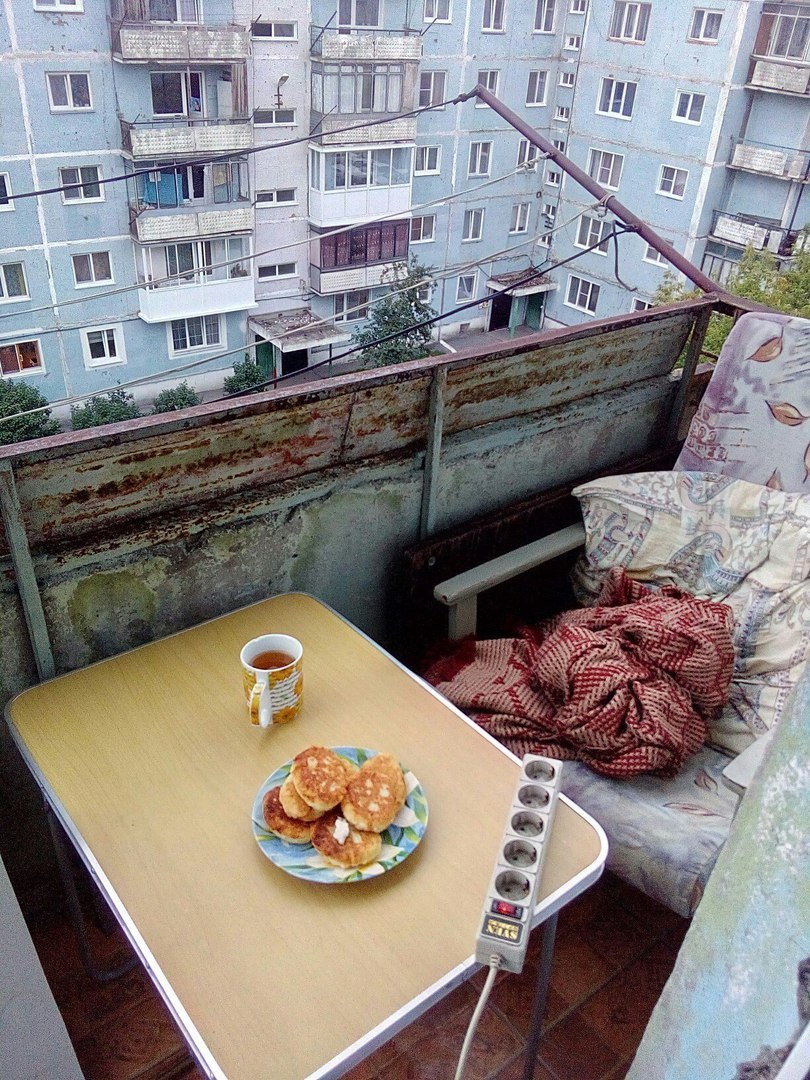
#> input picture actual assistant version/15646708886980.jpg, 810 x 1080 px
$ python -i sensor_recognition.py   (imports and definitions only)
#> lines starting #> are read from the running program, lines starting #| are printed output that depends on the picture; after the words box and inside, x2 and y2 are one past the last pixel; in counts of white or black regions, pixels touching at a corner belong together
import sys
import numpy as np
import cv2 as cv
import math

# pixmap, main_menu_1


def delta(cX, cY, center):
    return (cX - center[0]) ** 2 + (cY - center[1]) ** 2


def is_on_border(img_shape, contour, is_source=False):
    borders_x = set([i for i in range(int(img_shape[1] * 0.98), img_shape[1] + 1)])
    borders_y = set([i for i in range(int(img_shape[0] * 0.98), img_shape[0] + 1)])
    borders_x.update([i for i in range(0, int(img_shape[1] * 0.02) + 1)])
    borders_y.update([i for i in range(0, int(img_shape[0] * 0.02) + 1)])
    x_val = set()
    y_val = set()

    for i in range(len(contour)):
        x_val.add(contour[i][0][0])
        y_val.add(contour[i][0][1])

    flag_crossed = len(y_val.intersection(borders_y)) != 0
    if not is_source:
        flag_crossed = flag_crossed or len(x_val.intersection(borders_x)) != 0

    if flag_crossed:
        return True
    else:

        return False


def drop_trash(image, is_source=False):
    contours0, hierarchy = cv.findContours(image.copy(), cv.RETR_EXTERNAL, cv.CHAIN_APPROX_SIMPLE)
    mask = np.ones(image.shape[:2], dtype="uint8") * 255
    for ind, cnt in enumerate(contours0):
        if is_on_border(image.shape, cnt, is_source):
            cv.drawContours(mask, [cnt], -1, 0, -1)
    image_result = cv.bitwise_and(image, image, mask=mask)
    return image_result


def find_contour(image, min_area=0):
    contours0, hierarchy = cv.findContours(image, cv.RETR_EXTERNAL, cv.CHAIN_APPROX_SIMPLE)
    # перебираем все найденные контуры в цикле (поиск прямоугольника)
    XCenter = image.shape[1] / 2
    YCenter = image.shape[0] / 2
    lust_delta = 99999999
    X_Final = 0
    Y_Final = 0
    final_box = 0

    for cnt in contours0:
        rect = cv.minAreaRect(cnt)  # пытаемся вписать прямоугольник
        box = cv.boxPoints(rect)  # поиск четырех вершин прямоугольника
        box = np.int0(box)  # округление координат
        area = int(rect[1][0] * rect[1][1])  # вычисление площади
        if area > min_area:
            cX = (box[0][0] + box[2][0] + box[1][0] + box[3][0]) / 4
            cY = (box[0][1] + box[2][1] + box[1][1] + box[3][1]) / 4
            cur_delta = delta(cX, cY, [XCenter, YCenter])
            if cur_delta < lust_delta:
                X_Final = cX
                Y_Final = cY
                final_box = box
    return final_box, (X_Final, Y_Final)


# [20 lines left out: function get_target_center, not called in this run]


def get_resistor_center(gray_image):
    image = gray_image.copy()
    image[image < 80] = 0
    image[image > 145] = 0

    normed = cv.normalize(image, None, 0, 255, cv.NORM_MINMAX, cv.CV_8UC1)
    kernel = cv.getStructuringElement(shape=cv.MORPH_RECT, ksize=(3, 3))
    opened = cv.morphologyEx(normed, cv.MORPH_OPEN, kernel, iterations=3)
    kernel = np.ones((3, 3), np.uint8)
    closedd = cv.morphologyEx(opened, cv.MORPH_CLOSE, kernel, iterations=5)

    th2 = cv.adaptiveThreshold(closedd, 255, cv.ADAPTIVE_THRESH_GAUSSIAN_C, cv.THRESH_BINARY, 51, 0)

    kernel = cv.getStructuringElement(shape=cv.MORPH_ELLIPSE, ksize=(3, 3))
    final_img = cv.morphologyEx(th2, cv.MORPH_OPEN, kernel, iterations=5)
    kernel = np.ones((3, 3), np.uint8)
    final_img = cv.morphologyEx(final_img, cv.MORPH_CLOSE, kernel, iterations=2)
    kernel = np.ones((20, 20), np.uint8)
    final_img = cv.morphologyEx(final_img, cv.MORPH_OPEN, kernel)
    kernel = cv.getStructuringElement(shape=cv.MORPH_ELLIPSE, ksize=(10, 10))
    final_img = cv.morphologyEx(final_img, cv.MORPH_CLOSE, kernel, iterations=20)

    res_img = drop_trash(final_img)

    return find_contour(res_img, 30000)


# [14 lines left out: function show_result_img, not called in this run]


def get_length(first_center=(0, 0), second_center=(0, 0)):
    return math.sqrt((second_center[0] - first_center[0]) ** 2 + (second_center[1] - first_center[1]) ** 2)


def get_direction_vector(first_point, second_point):
    return second_point - first_point


def get_angle_between_lines(line_1, line_2):
    pass


# [7 lines left out: function get_image_with_realogram, not called in this run]

>>> import cv2
>>> picture = cv2.imread('15646708886980.jpg', cv2.IMREAD_GRAYSCALE)
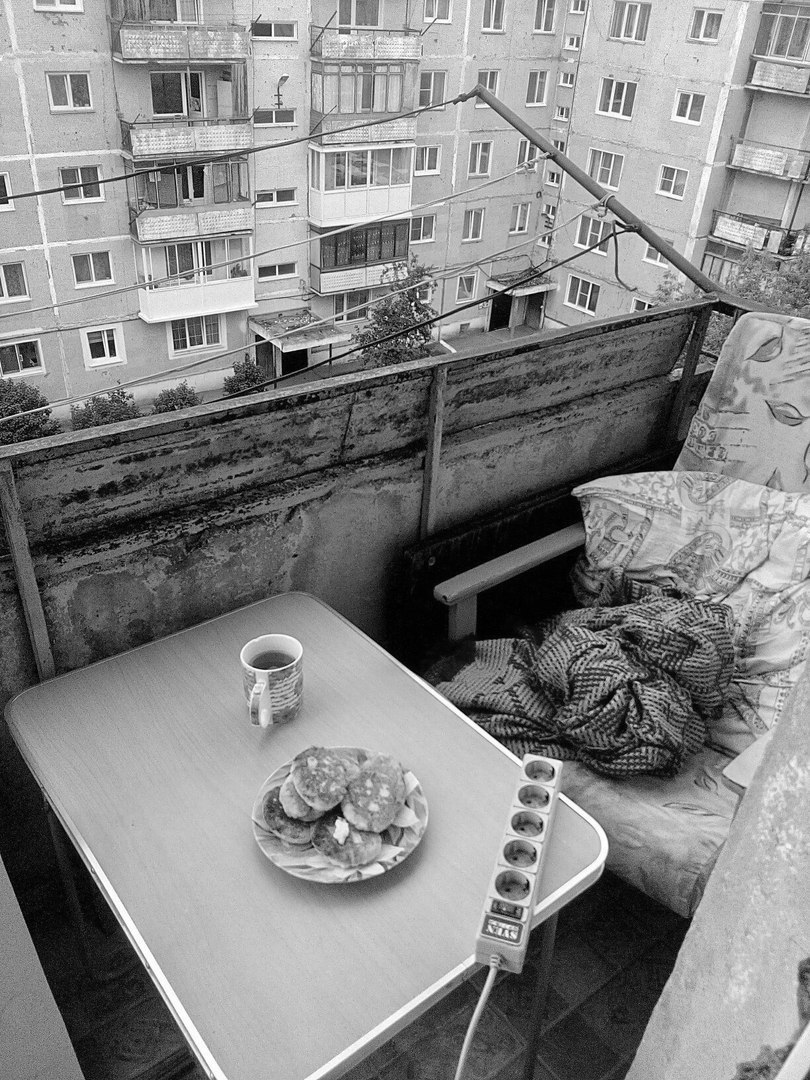
#> picture: shape (1080, 810); min 0, max 255, mean 133.8
>>> result = get_resistor_center(picture)
#> in get_resistor_center, `normed = cv.normalize(image, None, 0, 255, cv.NORM_MINMAX, cv.CV_8UC1)`:
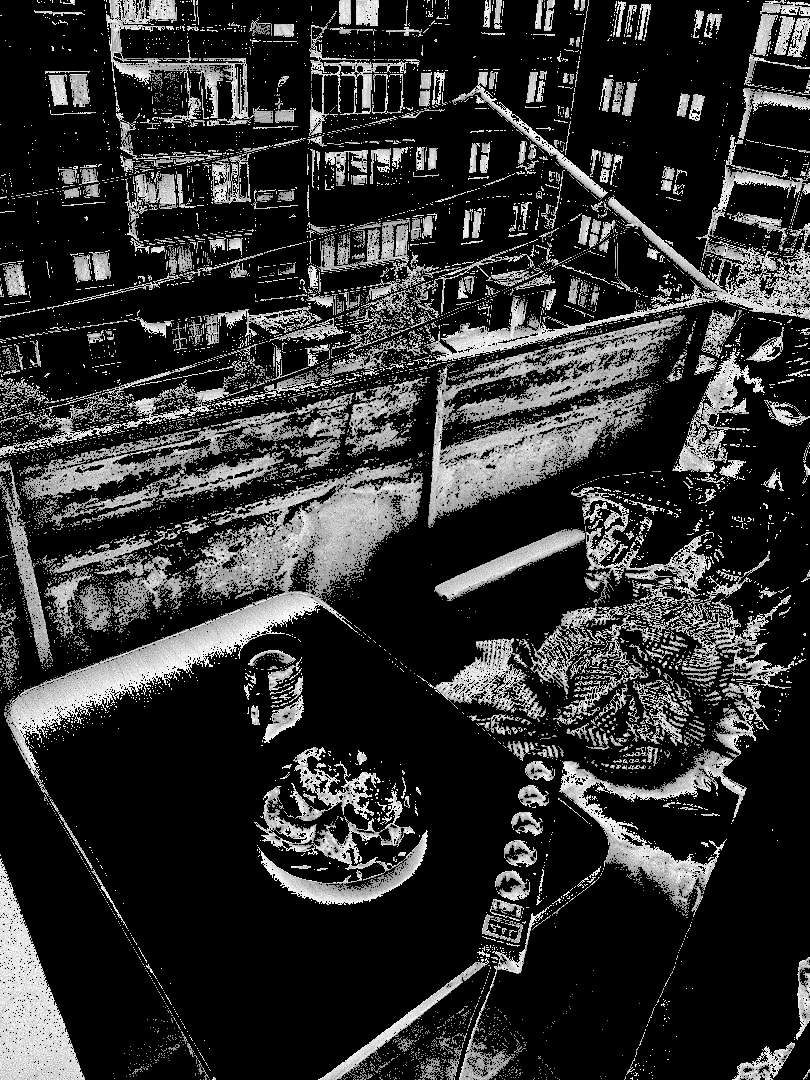
#> normed: shape (1080, 810); min 0, max 255, mean 48
#> in get_resistor_center, `th2 = cv.adaptiveThreshold(closedd, 255, cv.ADAPTIVE_THRESH_GAUSSIAN_C..`:
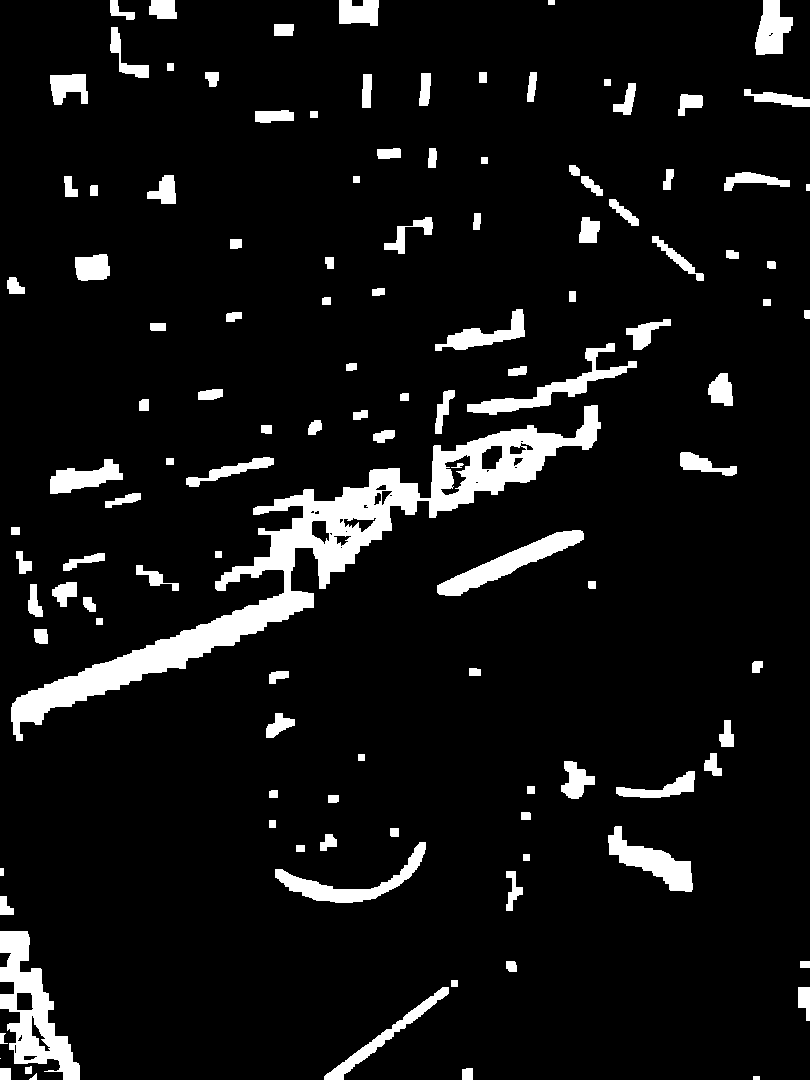
#> th2: shape (1080, 810); 7.9% white; 119 white regions (1 under 20 px), largest, box (x1, y1, x2, y2) and area: (11, 405, 601, 741) 24347, (0, 931, 80, 1080) 4990, (437, 530, 584, 596) 2717
#> in get_resistor_center, `final_img = cv.morphologyEx(th2, cv.MORPH_OPEN, kernel, iterations=5)`: final_img: shape (1080, 810); 5.8% white; 75 white regions, largest, box (x1, y1, x2, y2) and area: (11, 588, 314, 726) 8429, (248, 468, 420, 586) 7544, (428, 425, 567, 514) 5334
#> in get_resistor_center, `final_img = cv.morphologyEx(final_img, cv.MORPH_CLOSE, kernel, iterati..`: final_img: shape (1080, 810); 5.9% white; 71 white regions, largest, box (x1, y1, x2, y2) and area: (11, 588, 314, 726) 8429, (248, 468, 420, 586) 7720, (428, 425, 567, 514) 5440
#> in get_resistor_center, `final_img = cv.morphologyEx(final_img, cv.MORPH_OPEN, kernel)`: final_img: shape (1080, 810); 2% white; 14 white regions, largest, box (x1, y1, x2, y2) and area: (15, 601, 286, 723) 7564, (323, 489, 376, 522) 1429, (271, 524, 313, 571) 1370
#> in get_resistor_center, `final_img = cv.morphologyEx(final_img, cv.MORPH_CLOSE, kernel, iterati..`:
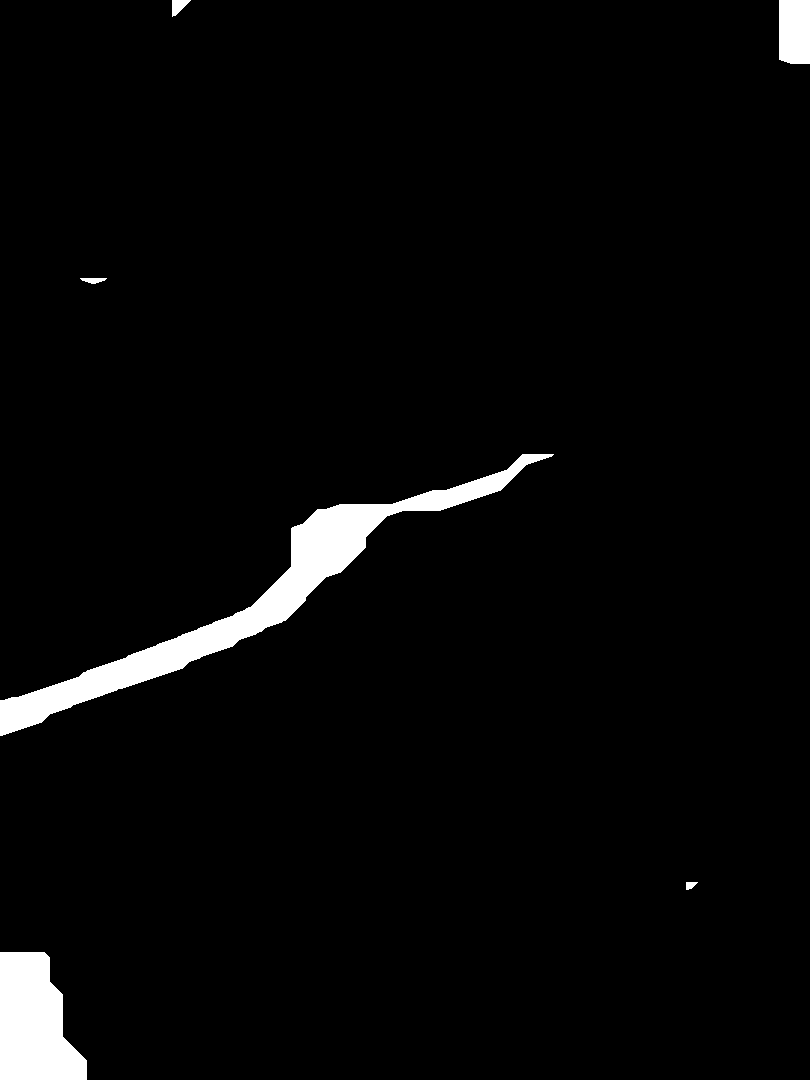
#> final_img: shape (1080, 810); 3.2% white; 6 white regions
#> in drop_trash, `contours0, hierarchy = cv.findContours(image.copy(), cv.RETR_EXTERNAL,..`: contours0 = 6 contours; box (x1, y1, x2, y2) and area: (0, 454, 554, 736) 17021, (0, 952, 87, 1080) 8144, (779, 0, 810, 64) 1866, (172, 0, 191, 17) 158, (80, 278, 107, 284) 81, (686, 882, 698, 890) 50
#> the loop in drop_trash, `for ind, cnt in enumerate(contours0):` made 6 passes
#> after the loop in drop_trash, `for ind, cnt in enumerate(contours0):`: mask: shape (1080, 810); 96.8% white; 4 black regions, box (x1, y1, x2, y2) and area: (0, 454, 554, 736) 17618, (0, 952, 87, 1080) 8337, (779, 0, 810, 64) 1958, (172, 0, 191, 17) 185
#> in drop_trash, `image_result = cv.bitwise_and(image, image, mask=mask)`:
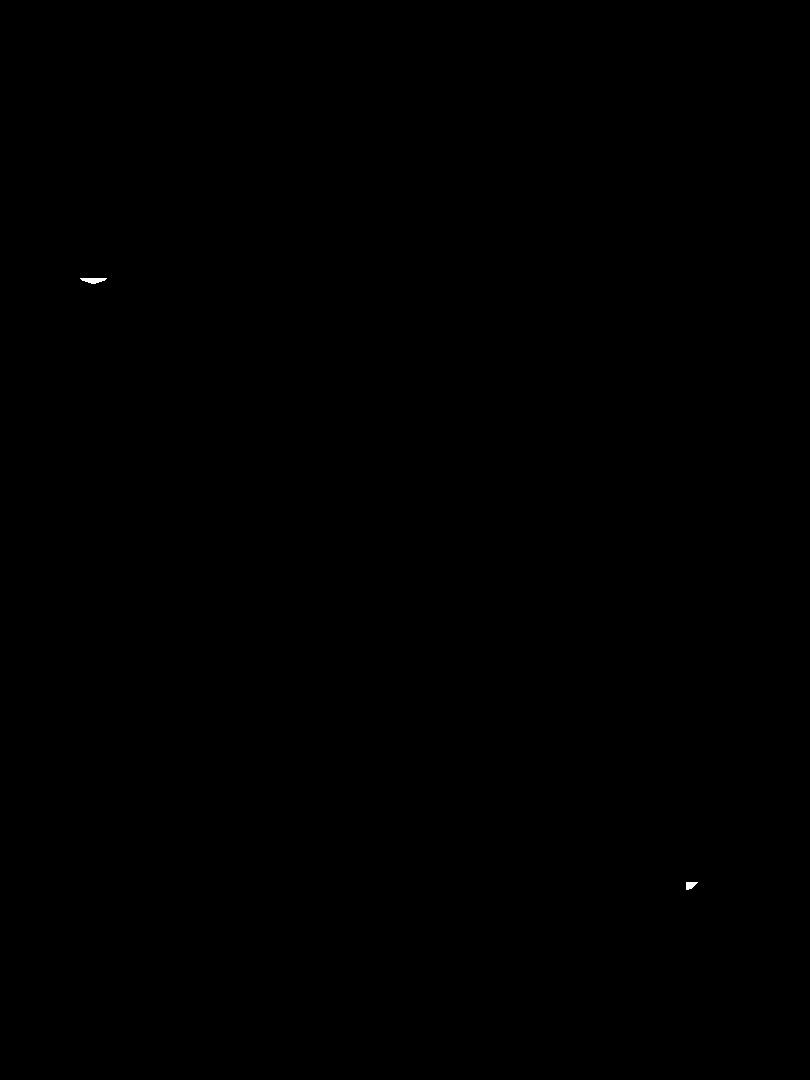
#> image_result: shape (1080, 810); 0.02% white; 2 white regions
#> in find_contour, `contours0, hierarchy = cv.findContours(image, cv.RETR_EXTERNAL, cv.CHA..`: contours0 = 2 contours; box (x1, y1, x2, y2) and area: (80, 278, 107, 284) 81, (686, 882, 698, 890) 50
#> the loop in find_contour, `for cnt in contours0:` made 2 passes
#> (rect, box, area) on passes 1 to 2: (((691.5, 885.5), (7, 11), -90), [[697, 889], [686, 889], [686, 882], [697, 882]], 77), (((93, 280.5), (5, 26), -90), [[106, 283], [80, 283], [80, 278], [106, 278]], 130)
#> result = (0, (0, 0))
